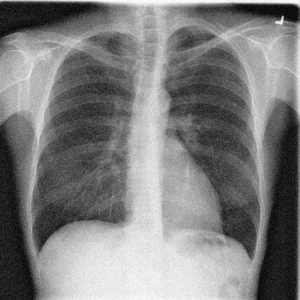
#> input picture Assignment_31/input/noisy_skeleton.png, 300 x 300 px, found by its file name
$ python noise_redactor.py
#> lines starting #> are read from the running program, lines starting #| are printed output that depends on the picture
import cv2
import numpy as np

noisy_skeleton = cv2.imread("Assignment_31/input/noisy_skeleton.png",
                   cv2.IMREAD_GRAYSCALE)
#> noisy_skeleton is the input picture: shape (300, 300); min 2, max 253, mean 125.6

noisy_board = cv2.imread("Assignment_31/input/noisy_board.png",
                   cv2.IMREAD_GRAYSCALE)
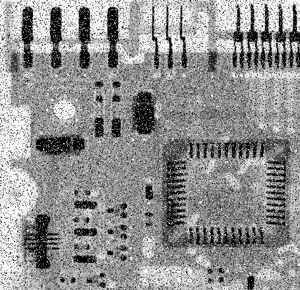
#> input picture Assignment_31/input/noisy_board.png, 300 x 290 px, found by its file name
#> noisy_board is the input picture: shape (290, 300); min 0, max 255, mean 144.2

noisy_image = cv2.imread("Assignment_31/input/noisy_image.png",
                   cv2.IMREAD_GRAYSCALE)
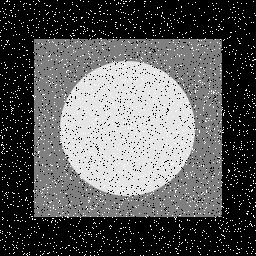
#> input picture Assignment_31/input/noisy_image.png, 256 x 256 px, found by its file name
#> noisy_image is the input picture: shape (256, 256); min 0, max 255, mean 90.9

def noise_redactor(image, divide_number):

#> called with divide_number = 3
    row, column = image.shape
#> row = 300; column = 300

    result = np.zeros((row, column), dtype=np.uint8)

    kernel = np.ones((divide_number, divide_number),
                     dtype=np.uint8) / (divide_number * divide_number)
    corner = (divide_number - 1) // 2

    for i in range(corner, row - corner):
        for j in range(corner, column - corner):
            small_selection = image[i-corner:i +
                                    (corner+1), j-corner:j+(corner+1)]
            result[i, j] = np.sum(kernel * small_selection)

    return result


result = noise_redactor(noisy_skeleton, 3)
cv2.imshow("3X3", result)
cv2.waitKey(0)
result = noise_redactor(noisy_skeleton, 5)
cv2.imshow("5X5", result)
cv2.waitKey(0)
result = noise_redactor(noisy_skeleton, 15)
cv2.imshow("15X15", result)
cv2.waitKey(0)

result = noise_redactor(noisy_board, 3)
cv2.imshow("3X3", result)
cv2.waitKey(0)
result = noise_redactor(noisy_board, 5)
#> after the loop in noise_redactor (call 5), `for i in range(corner, row - corner):`:
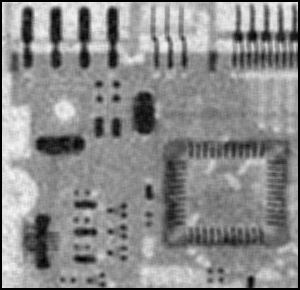
#> result: shape (290, 300); min 0, max 248, mean 138.7
cv2.imshow("5X5", result)
cv2.waitKey(0)
result = noise_redactor(noisy_board, 15)
#> after the loop in noise_redactor (call 6), `for i in range(corner, row - corner):`:
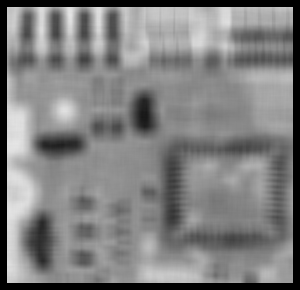
#> result: shape (290, 300); min 0, max 229, mean 127
cv2.imshow("15X15", result)
cv2.waitKey(0)

result = noise_redactor(noisy_image, 3)
#> after the loop in noise_redactor (call 7), `for i in range(corner, row - corner):`:
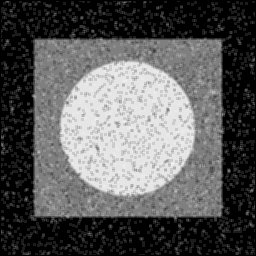
#> result: shape (256, 256); min 0, max 243, mean 90.5
cv2.imshow("3X3", result)
cv2.waitKey(0)
result = noise_redactor(noisy_image, 5)
#> after the loop in noise_redactor (call 8), `for i in range(corner, row - corner):`:
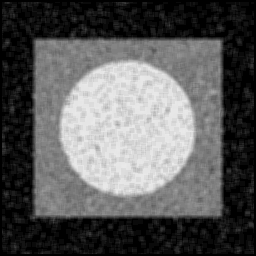
#> result: shape (256, 256); min 0, max 235, mean 90.2
cv2.imshow("5X5", result)
cv2.waitKey(0)
result = noise_redactor(noisy_image, 15)
#> after the loop in noise_redactor (call 9), `for i in range(corner, row - corner):`:
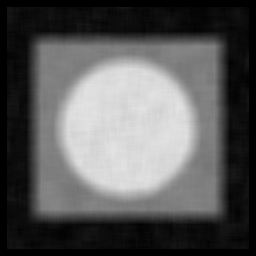
#> result: shape (256, 256); min 0, max 227, mean 89.1
cv2.imshow("15X15", result)
cv2.waitKey(0)
